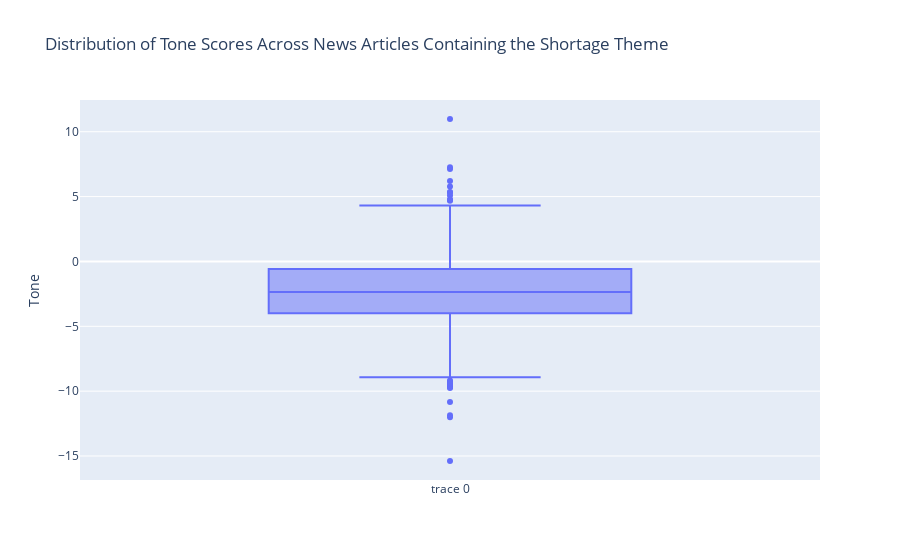

The notebook cell this image was saved under:
### Code cell
# Create a boxplot of the 'tone' column.
data = go.Box(y=master['tone'])
layout = go.Layout(title='Distribution of Tone Scores Across News Articles Containing the Shortage Theme', 
                   yaxis=dict(title='Tone')) 
fig = go.Figure(data=data, layout=layout) 
fig.show()

### Figure 1 — Plotly figure (JSON) as saved in the notebook; plotly's stock layout.template omitted (floating-point values rounded to 4 significant figures; data arrays with more than 128 entries replaced by an {"elided": "..."} marker saying what was removed)
{"data": [{"type": "box", "y": {"elided": "1100 float values"}}], "layout": {"title": {"text": "Distribution of Tone Scores Across News Articles Containing the Shortage Theme"}, "yaxis": {"title": {"text": "Tone"}}}}
